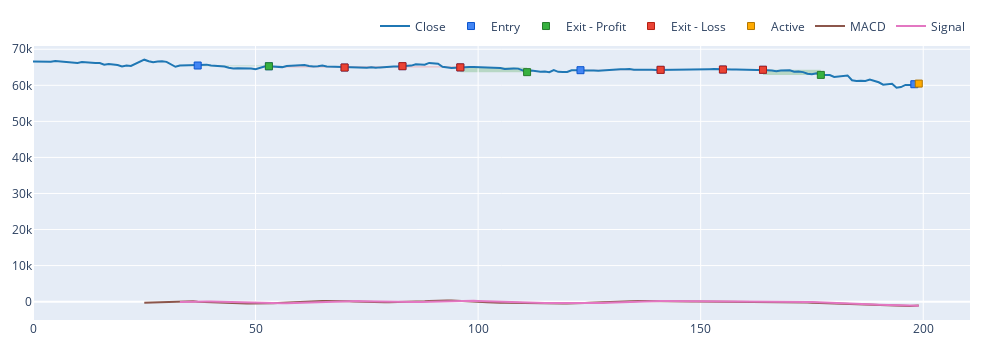

The notebook cell this image was saved under:
### Code cell
# MACD回测
import numpy as np
import pandas as pd
import wind_library
import vectorbt as vbt

# 获取Gate.io交易所BTC/USDT的1小时K线数据
btc_price = wind_library.get_ccxt_exchange_kline('gate', 'BTC/USDT', 'spot', '1h', 200).close

# MACD参数设置
fast_window = 12
slow_window = 26
signal_window = 9

# 计算MACD指标
macd = vbt.MACD.run(btc_price, fast_window, slow_window, signal_window)

# 定义进入和退出条件：MACD线从下方上穿信号线买入，从上方下穿信号线卖出
entries = (macd.macd > macd.signal) & (macd.macd.shift(1) <= macd.signal.shift(1))
exits = (macd.macd < macd.signal) & (macd.macd.shift(1) >= macd.signal.shift(1))

# 创建投资组合对象
# 注意：这里假设只进行多头交易，即direction='longonly'
pf = vbt.Portfolio.from_signals(btc_price, entries, exits, direction='both', size=np.inf, fees=0.001, freq='1h', sl_stop=0.01, tp_stop=0.02)
# print(pf.stats().loc[['Total Return [%]', 'Win Rate [%]', 'Max Drawdown [%]']])    # 打印部分结果

# 打印结果
stats = pf.stats().loc[['Total Return [%]', 'Win Rate [%]', 'Max Drawdown [%]']]    # 获取统计数据
print('\t\t'.join([f'{stat}: {value:.6f}' for stat, value in stats.items()]))   # 格式化为横向排版
# print(f'total_return:\t{pf.total_return():.2f}%')
print(f'entries_counts:\t{entries[entries].count()}{"\t"*3}exits_counts:\t{exits[exits].count()}')
print(pf.trades.records_readable[['Entry Fees', 'Exit Fees', 'PnL', 'Return']])

# 绘制图表
fig = pf.trades.plot(width=1000)
fig.add_scatter(x=btc_price.index, y=macd.macd, mode='lines', name='MACD')
fig.add_scatter(x=btc_price.index, y=macd.signal, mode='lines', name='Signal')
fig.show()  # 显示图表

### Figure 1 — Plotly figure (JSON) as saved in the notebook; plotly's stock layout.template omitted (floating-point values rounded to 4 significant figures; data arrays with more than 128 entries replaced by an {"elided": "..."} marker saying what was removed)
{"data": [{"line": {"color": "#1f77b4"}, "name": "Close", "showlegend": true, "type": "scatter", "uid": "46eda416-6bad-4930-b0a0-a59dd6026f04", "x": {"elided": "200 int values"}, "y": {"elided": "200 float values"}}, {"customdata": [[0, 0, 0.001525, 0.0999, "Short"], [1, 1, 0.001532, 0.1, "Long"], [2, 2, 0.001529, 0.09927, "Short"], [3, 3, 0.001508, 0.0985, "Long"], [4, 4, 0.001505, 0.0978, "Short"], [5, 5, 0.001552, 0.0996, "Long"], [6, 6, 0.001548, 0.09954, "Short"], [7, 7, 0.001541, 0.0992, "Long"], [8, 8, 0.001538, 0.09889, "Short"], [9, 9, 0.001673, 0.1009, "Long"]], "hovertemplate": "Exit Trade Id: %{customdata[0]}<br>Position Id: %{customdata[1]}<br>Size: %{customdata[2]:.6f}<br>Entry Timestamp: %{x}<br>Avg Entry Price: %{y}<br>Entry Fees: %{customdata[3]:.6f}<br>Direction: %{customdata[4]}", "marker": {"color": "#4285F4", "line": {"color": "rgb(11,84,205)", "width": 1}, "size": 7, "symbol": "square"}, "mode": "markers", "name": "Entry", "type": "scatter", "uid": "12c3bcb0-5df8-4862-a1ef-9bc5b7847d24", "x": [37, 53, 70, 83, 96, 123, 141, 155, 164, 198], "y": [65490.0, 65290.0, 64930.0, 65310.0, 64973, 64190.0, 64290.0, 64380.0, 64300.0, 60300.0]}, {"customdata": [[0, 0, 0.001525, 0.09958, 0.1158, 0.001159, "Short", "0 days 16:00:00"], [4, 4, 0.001505, 0.09581, 1.799, 0.01839, "Short", "0 days 15:00:00"], [8, 8, 0.001538, 0.09671, 1.983, 0.02005, "Short", "0 days 13:00:00"]], "hovertemplate": "Exit Trade Id: %{customdata[0]}<br>Position Id: %{customdata[1]}<br>Size: %{customdata[2]:.6f}<br>Exit Timestamp: %{x}<br>Avg Exit Price: %{y}<br>Exit Fees: %{customdata[3]:.6f}<br>PnL: %{customdata[4]:.6f}<br>Return: %{customdata[5]:.2%}<br>Direction: %{customdata[6]}<br>Duration: %{customdata[7]}", "marker": {"color": "#37B13F", "line": {"color": "rgb(38,123,44)", "width": 1}, "size": 7, "symbol": "square"}, "mode": "markers", "name": "Exit - Profit", "type": "scatter", "uid": "f56cb75b-5281-47f1-b3ac-5fd17245df5e", "x": [53, 111, 177], "y": [65290.0, 63650.0, 62890.0]}, {"customdata": [[1, 1, 0.001532, 0.09947, -0.7461, -0.00746, "Long", "0 days 17:00:00"], [2, 2, 0.001529, 0.09985, -0.7738, -0.007795, "Short", "0 days 13:00:00"], [3, 3, 0.001508, 0.098, -0.698, -0.007086, "Long", "0 days 13:00:00"], [5, 5, 0.001552, 0.09974, -0.05613, -0.0005636, "Long", "0 days 18:00:00"], [6, 6, 0.001548, 0.09968, -0.3415, -0.003431, "Short", "0 days 14:00:00"], [7, 7, 0.001541, 0.09908, -0.3145, -0.00317, "Long", "0 days 09:00:00"]], "hovertemplate": "Exit Trade Id: %{customdata[0]}<br>Position Id: %{customdata[1]}<br>Size: %{customdata[2]:.6f}<br>Exit Timestamp: %{x}<br>Avg Exit Price: %{y}<br>Exit Fees: %{customdata[3]:.6f}<br>PnL: %{customdata[4]:.6f}<br>Return: %{customdata[5]:.2%}<br>Direction: %{customdata[6]}<br>Duration: %{customdata[7]}", "marker": {"color": "#EA4335", "line": {"color": "rgb(181,31,18)", "width": 1}, "size": 7, "symbol": "square"}, "mode": "markers", "name": "Exit - Loss", "type": "scatter", "uid": "849347b7-b505-46c7-bc41-af96f0f5311c", "x": [70, 83, 96, 141, 155, 164], "y": [64930.0, 65310.0, 64973, 64290.0, 64380.0, 64300.0]}, {"customdata": [[9, 9, 0.001673, 0, 0.1984, 0.001967, "Long", "0 days 02:00:00"]], "hovertemplate": "Exit Trade Id: %{customdata[0]}<br>Position Id: %{customdata[1]}<br>Size: %{customdata[2]:.6f}<br>Exit Timestamp: %{x}<br>Avg Exit Price: %{y}<br>Exit Fees: %{customdata[3]:.6f}<br>PnL: %{customdata[4]:.6f}<br>Return: %{customdata[5]:.2%}<br>Direction: %{customdata[6]}<br>Duration: %{customdata[7]}", "marker": {"color": "#FFAA00", "line": {"color": "rgb(178,118,0)", "width": 1}, "size": 7, "symbol": "square"}, "mode": "markers", "name": "Active", "type": "scatter", "uid": "bd65cd09-d161-44b9-9025-79b25889cc23", "x": [199], "y": [60480.0]}, {"mode": "lines", "name": "MACD", "type": "scatter", "uid": "1b8f01a9-644c-4a4f-9d1a-e164dbf6b3ac", "x": {"elided": "200 int values"}, "y": {"elided": "200 float values"}}, {"mode": "lines", "name": "Signal", "type": "scatter", "uid": "08cae675-780d-40b9-9b30-bfe666dd58fc", "x": {"elided": "200 int values"}, "y": {"elided": "200 float values"}}], "layout": {"height": 350, "legend": {"orientation": "h", "traceorder": "normal", "x": 1, "xanchor": "right", "y": 1.02, "yanchor": "bottom"}, "margin": {"b": 30, "l": 30, "r": 30, "t": 30}, "shapes": [{"fillcolor": "green", "layer": "below", "line": {"width": 0}, "opacity": 0.2, "type": "rect", "x0": 37, "x1": 53, "xref": "x", "y0": 65490.0, "y1": 65290.0, "yref": "y"}, {"fillcolor": "green", "layer": "below", "line": {"width": 0}, "opacity": 0.2, "type": "rect", "x0": 96, "x1": 111, "xref": "x", "y0": 64973, "y1": 63650.0, "yref": "y"}, {"fillcolor": "green", "layer": "below", "line": {"width": 0}, "opacity": 0.2, "type": "rect", "x0": 164, "x1": 177, "xref": "x", "y0": 64300.0, "y1": 62890.0, "yref": "y"}, {"fillcolor": "green", "layer": "below", "line": {"width": 0}, "opacity": 0.2, "type": "rect", "x0": 198, "x1": 199, "xref": "x", "y0": 60300.0, "y1": 60480.0, "yref": "y"}, {"fillcolor": "red", "layer": "below", "line": {"width": 0}, "opacity": 0.2, "type": "rect", "x0": 53, "x1": 70, "xref": "x", "y0": 65290.0, "y1": 64930.0, "yref": "y"}, {"fillcolor": "red", "layer": "below", "line": {"width": 0}, "opacity": 0.2, "type": "rect", "x0": 70, "x1": 83, "xref": "x", "y0": 64930.0, "y1": 65310.0, "yref": "y"}, {"fillcolor": "red", "layer": "below", "line": {"width": 0}, "opacity": 0.2, "type": "rect", "x0": 83, "x1": 96, "xref": "x", "y0": 65310.0, "y1": 64973, "yref": "y"}, {"fillcolor": "red", "layer": "below", "line": {"width": 0}, "opacity": 0.2, "type": "rect", "x0": 123, "x1": 141, "xref": "x", "y0": 64190.0, "y1": 64290.0, "yref": "y"}, {"fillcolor": "red", "layer": "below", "line": {"width": 0}, "opacity": 0.2, "type": "rect", "x0": 141, "x1": 155, "xref": "x", "y0": 64290.0, "y1": 64380.0, "yref": "y"}, {"fillcolor": "red", "layer": "below", "line": {"width": 0}, "opacity": 0.2, "type": "rect", "x0": 155, "x1": 164, "xref": "x", "y0": 64380.0, "y1": 64300.0, "yref": "y"}], "width": 1000, "xaxis": {"autorange": true, "range": [0, 210.5], "type": "linear"}, "yaxis": {"autorange": true, "range": [-5093.0, 70900.0], "type": "linear"}}}
